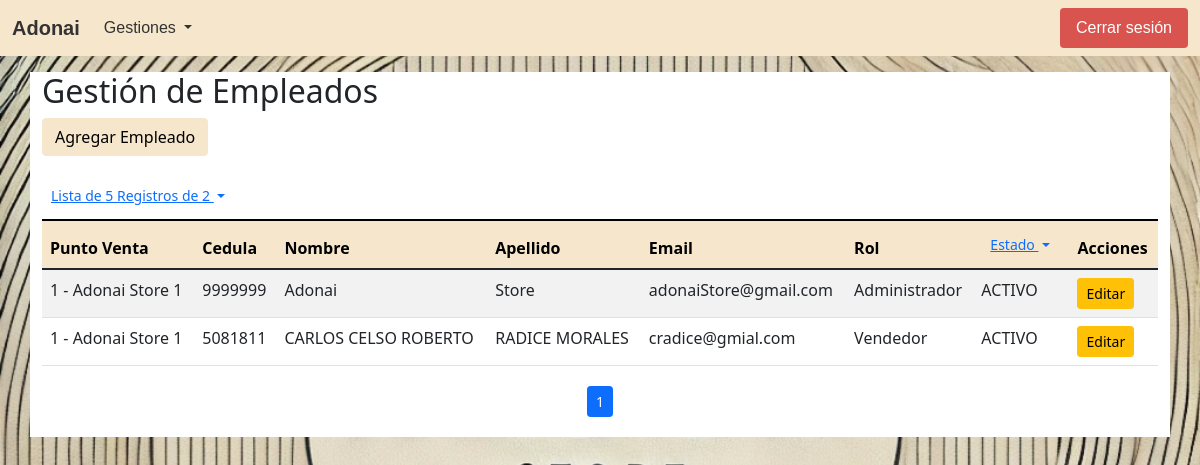
The page /gestion_empleados.php (signed in) on the database its author committed.
### tables this page shows
CREATE TABLE IF NOT EXISTS `empleados` (
  `id_empleado` int(11) NOT NULL,
  `id_punto_venta` int(11) DEFAULT NULL,
  `cedula` varchar(20) NOT NULL,
  `nombre` varchar(200) NOT NULL,
  `apellido` varchar(200) NOT NULL,
  `email` varchar(100) NOT NULL,
  `contraseña` varchar(200) NOT NULL,
  `id_rol` int(11) NOT NULL,
  `estado` enum('ACTIVO','INACTIVO') NOT NULL DEFAULT 'ACTIVO',
  `fch_estado` datetime NOT NULL,
  `creado_en` datetime NOT NULL,
  `actualizado_en` datetime DEFAULT NULL,
  PRIMARY KEY (`id_empleado`),
  UNIQUE KEY `email_un` (`email`),
  UNIQUE KEY `cedula_un` (`cedula`),
  KEY `punto_venta` (`id_punto_venta`),
  KEY `role_empl_fk` (`id_rol`)
);

CREATE TABLE IF NOT EXISTS `puntos_venta` (
  `id_punto_venta` int(11) NOT NULL AUTO_INCREMENT,
  `nombre` varchar(100) NOT NULL,
  `direccion` text,
  `estado` enum('ACTIVO','INACTIVO') DEFAULT 'ACTIVO',
  `fch_estado` datetime DEFAULT NULL,
  `creado_en` datetime DEFAULT NULL,
  `actualizado_en` datetime DEFAULT NULL,
  PRIMARY KEY (`id_punto_venta`)
);

CREATE TABLE IF NOT EXISTS `roles` (
  `id_rol` int(11) NOT NULL,
  `nombre` varchar(100) NOT NULL,
  `descripcion` text,
  `estado` enum('ACTIVO','INACTIVO') DEFAULT 'ACTIVO',
  `fch_estado` datetime DEFAULT NULL,
  `creado_en` datetime DEFAULT NULL,
  `actualizado_en` datetime DEFAULT NULL,
  PRIMARY KEY (`id_rol`)
);

### procesos/Empleados.php (called while the page is built, shortened)
<?php
class Empleados
{
    private $dbConnect = null;
    public function __construct()
    {
        $Conexion = new Conexion();
        $this->dbConnect = $Conexion->conectar();
    }
    public function getTotalItemsEmpleados($estado = 'TODO')
    {
        $total_registros  = 1;
        $conn = $this->dbConnect;
        $sql = "SELECT COUNT(*) total_registros FROM empleados";
        if ($estado == 'TODO') {
            $sql = "$sql where estado in ('ACTIVO', 'INACTIVO', ?)";
        } else {
            $sql = "$sql where estado = ?";
        }
        $stmt = $conn->prepare($sql);
        $result = $stmt->bind_param("s", $estado);
        $result = $stmt->execute();
        $result = $stmt->get_result();
        if ($result->num_rows > 0) {
            $row = $result->fetch_assoc();
            $total_registros = $row['total_registros'];
        }
        return $total_registros;
    }
    public function getEmpleados($estado = 'TODO', $page = 1, $num_results_on_page = 5)
    {
        $calc_page = ($page - 1) * $num_results_on_page;
        $conn = $this->dbConnect;
        $sql = "SELECT empl.*, puve.nombre as punto_venta_nombre, puve.direccion as punto_venta_direccion, role.nombre as nombre_rol FROM empleados empl, roles role, puntos_venta puve where empl.id_punto_venta=puve.id_punto_venta and role.id_rol=empl.id_rol ";
        if ($estado == 'TODO') {
            $sql = "$sql and empl.estado in ('ACTIVO', 'INACTIVO', ?) ORDER BY empl.id_empleado LIMIT ?,?";
        } else {
            $sql = "$sql and empl.estado = ? ORDER BY empl.id_empleado LIMIT ?,?";
        }
        $stmt = $conn->prepare($sql);
        $result = $stmt->bind_param("sii", $estado, $calc_page, $num_results_on_page);
        $result = $stmt->execute();
        $result = $stmt->get_result();
        return $result;
    }
}

### procesos/Ventanas.php (called while the page is built, shortened)
<?php
class Ventanas
{
    private $dbConnect = null;
    public function __construct()
    {
        $Conexion = new Conexion();
        $this->dbConnect = $Conexion->conectar();
    }
    public function getVentanasPorRolGrupo($id_rol, $grupo)
    {
        $conn = $this->dbConnect;
        $sql = "SELECT distinct vent.id_ventana, vent.descripcion FROM ventanas vent, rol_ventanas rove where rove.id_ventana=vent.id_ventana and vent.estado='ACTIVO' and rove.estado='ACTIVO' and rove.id_rol = ? and vent.grupo = ?";
        $stmt = $conn->prepare($sql);
        $stmt->bind_param("is", $id_rol, $grupo);
        $result = $stmt->execute();
        $result = $stmt->get_result();
        return $result;
    }
    public function getGruposVentanasPorRol($id_rol)
    {
        $conn = $this->dbConnect;
        $sql = "SELECT distinct vent.grupo FROM ventanas vent, rol_ventanas rove where rove.id_ventana=vent.id_ventana and vent.estado='ACTIVO' and rove.estado='ACTIVO' and rove.id_rol = ?";
        $stmt = $conn->prepare($sql);
        $stmt->bind_param("i", $id_rol);
        $result = $stmt->execute();
        $result = $stmt->get_result();
        return $result;
    }
}

### gestion_empleados.php (the view, shortened to what this page needs)
<?php
include_once 'procesos/Empleados.php';
$Empleados = new Empleados();
if ($_SERVER['REQUEST_METHOD'] == 'GET') {
    $num_results_on_page = isset($_GET['nrop']) && is_numeric($_GET['nrop']) ? $_GET['nrop'] : 5;
    $page = isset($_GET['pn']) && is_numeric($_GET['pn']) ? $_GET['pn'] : 1;
    $estado = isset($_GET['e']) && is_string($_GET['e']) ? $_GET['e'] : 'TODO';
    $total_pages = $Empleados->getTotalItemsEmpleados($estado);
    if (isset($_GET["id_empleado"]) && $_GET["id_empleado"] >= 0) {
        $result = $Empleados->getEmpleado($_GET["id_empleado"]);
    } else {
        $result = $Empleados->getEmpleados($estado, $page, $num_results_on_page);
    }
} else if ($_SERVER['REQUEST_METHOD'] == 'POST') {
    if (isset($_POST["id_empleado"]) && $_POST["id_empleado"] >= 0) {
        $resultado = $Empleados->updateEmpleado($_POST);
        $id_empleado = $_POST["id_empleado"];
        if ($resultado > 0) {
            header("Location: gestion_empleados.php?id_empleado=$id_empleado");
        } else {
            die("Error al guardar el empleado.");
            $result = $Empleados->getEmpleado($_POST["id_empleado"]);
        }
    } else {
        $resultado = $Empleados->insertEmpleado($_POST);
        if ($resultado > 0) {
            header("Location: gestion_empleados.php");
        } else {
            die("Error al guardar el empleado.");
            $result = $Empleados->getEmpleados();
        }
    }
};
?>
<!DOCTYPE html>
<html lang="es">
<head>
    <link href="https://cdn.jsdelivr.net/npm/bootstrap@5.1.3/dist/css/bootstrap.min.css" rel="stylesheet">
</head>
<body class="container-index">
    <?php
    include_once("navbar.php")
    ?>
    <div class="container bg-white mt-3">
        <h2>Gestión de Empleados</h2>
        <a href="#" class="btn btn-principal mb-3" data-bs-toggle="modal" data-bs-target="#addEmpleadoModal">Agregar Empleado</a>
        <table class="table table-striped table-responsive caption-top">
            <caption>
                <div class="btn-group">
                    <button class="btn btn-link btn-sm dropdown-toggle" type="button" id="EstadoDropdown" data-bs-toggle="dropdown" data-bs-auto-close="true" aria-expanded="false">
                        Lista de <?php echo $num_results_on_page ?> Registros de <?php echo $total_pages ?>
                    </button>
                </div>
            </caption>
            <thead class="table-principal">
                <tr>
                    <th>Punto Venta</th>
                    <th>Cedula</th>
                    <th>Nombre</th>
                    <th>Apellido</th>
                    <th>Email</th>
                    <th>Rol</th>
                    <th>
                        <div class="btn-group">
                            <button class="btn btn-link btn-sm dropdown-toggle" type="button" id="EstadoDropdown" data-bs-toggle="dropdown" data-bs-auto-close="true" aria-expanded="false">
                                Estado
                            </button>
                        </div>
                    </th>
                    <th>Acciones</th>
                </tr>
            </thead>
            <tbody>
                <?php while ($empleado = $result->fetch_assoc()): ?>
                    <tr>
                        <td><?php echo $empleado['id_punto_venta']; ?> - <?php echo $empleado['punto_venta_nombre']; ?></td>
                        <td><?php echo $empleado['cedula']; ?></td>
                        <td><?php echo $empleado['nombre']; ?></td>
                        <td><?php echo $empleado['apellido']; ?></td>
                        <td><?php echo $empleado['email']; ?></td>
                        <td><?php echo $empleado['nombre_rol']; ?></td>
                        <td><?php echo $empleado['estado']; ?></td>
                        <td>
                            <a href="#" class="btn btn-warning btn-sm" data-bs-toggle="modal" data-bs-target="#updEmpleadoModal" onclick="loadData(<?php echo htmlspecialchars(json_encode($empleado)); ?>)">Editar</a>
                        </td>
                    </tr>
                <?php endwhile; ?>
            </tbody>
        </table>
        <?php if (ceil($total_pages / $num_results_on_page) > 0): ?>
            <nav aria-label="Navegación de la página" class="py-1">
                <ul class="pagination pagination-sm justify-content-center">
                    <li class="page-item active">
                        <span class="page-link"><?php echo $page ?></span>
                    </li>
                </ul>
            </nav>
        <?php endif; ?>
    </div>
</body>
</html>

### assets/css/style-principal.css (style rules this page uses)
.table-principal { --bs-table-bg: #f5e6cc; --bs-table-striped-bg: #e9dbc2; --bs-table-striped-color: #000; --bs-table-active-bg: #ddcfb8; --bs-table-active-color: #000; --bs-table-hover-bg: #e3d5bd; --bs-table-hover-color: #000; color: #000; border-color: #ddcfb8; }
.btn-principal { color: #000000; background-color: #f5e6cc; border-color: #f5e6cc; }

### gestion_empleados.php (style rules this page uses)
.container-index { background: url(./assets/img/bsb-logo.webp) no-repeat center center fixed; -webkit-background-size: cover; -moz-background-size: cover; -o-background-size: cover; background-size: cover; height: 100vh; }

### rows shown on the page
empleados: id_punto_venta "1", id_punto_venta.nombre "Adonai Store 1", cedula "9999999", nombre "Adonai", apellido "Store", email "adonaiStore@gmail.com", id_rol.nombre "Administrador", estado "ACTIVO"
empleados: id_punto_venta "1", id_punto_venta.nombre "Adonai Store 1", cedula "5081811", nombre "CARLOS CELSO ROBERTO", apellido "RADICE MORALES", email "cradice@gmial.com", id_rol.nombre "Vendedor", estado "ACTIVO"

### other values the page prints
$grupoVentana['grupo'] "Gestiones"
$num_results_on_page "5"
$total_pages "2"
$page "1"
